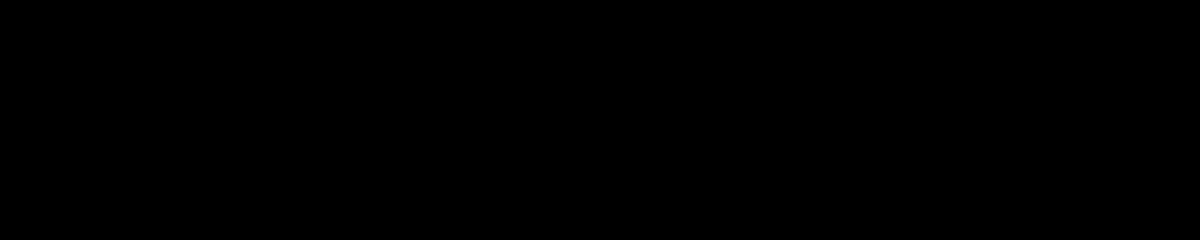
Frame 1 (no input)
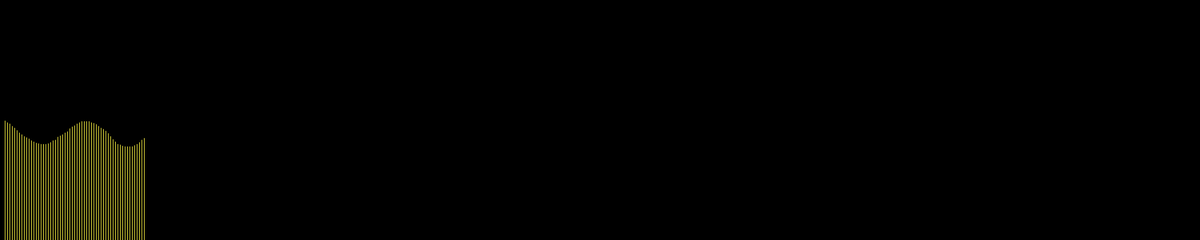
Frame 60 (the mouse pressed at the canvas centre just before this capture)
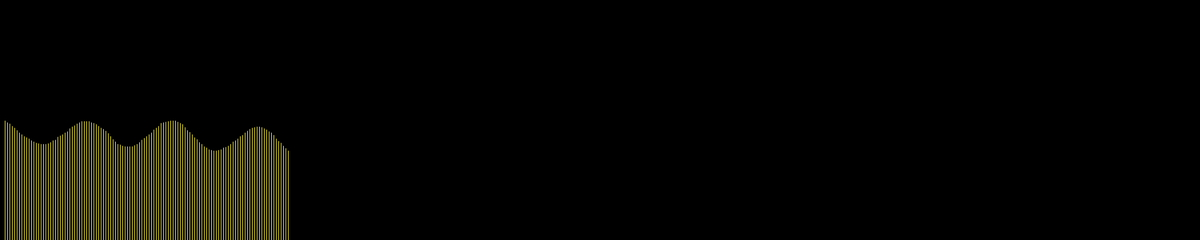
Frame 120 (the mouse held since frame 60 and released just before this capture)

The Processing sketch that drew these frames (run headless with seeded random() and noise(); from frame 60 on, the mouse is pressed at the canvas centre):

// Processing sketch: w3_e4_purplehills
// ── w3_e4_purplehills.pde
float x = 0;
float y = 200;

float dx;
float dy;

float radius;
float a;

void setup() {
  background(0); 
  size(2000, 400);
}

void draw() {  
  yellowhill();
}

void purplehill() {
  dx = 4; 
  radius = 10;
  a = random(0,4);
     
  x += dx;
  y += a * sin(radians(frameCount)*radius);
    
  line(x,y,x,height);
  stroke(255,56,255);
  
  if (x > width) {
    background(0);
  }

}

void yellowhill() {
  dx = 4; 
  radius = 10;
  a = random(2,6);
     
  x += dx;
  y += a * sin(radians(frameCount)*radius);
    
  line(x,y,x,height);
  stroke(255,246,66);
  
  if (x > width) {
    background(0,100);
    x = 0;
    y = 200;
  }
}
